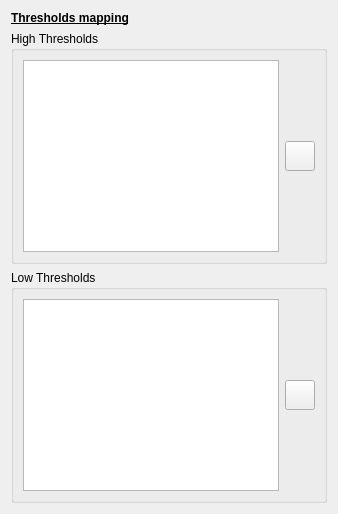
     <widget class="QWidget" name="thresholdsPage">
      <layout class="QVBoxLayout" name="verticalLayout_3">
       <item>
        <widget class="QLabel" name="label_17">
         <property name="font">
          <font>
           <weight>75</weight>
           <bold>true</bold>
           <underline>true</underline>
          </font>
         </property>
         <property name="text">
          <string>Thresholds mapping</string>
         </property>
        </widget>
       </item>
       <item>
        <widget class="QGroupBox" name="groupBox">
         <property name="enabled">
          <bool>true</bool>
         </property>
         <property name="title">
          <string>High Thresholds</string>
         </property>
         <layout class="QHBoxLayout" name="horizontalLayout_18">
          <item>
           <widget class="QTableWidget" name="highThresholdsTableWidget">
            <property name="editTriggers">
             <set>QAbstractItemView::NoEditTriggers</set>
            </property>
            <property name="selectionMode">
             <enum>QAbstractItemView::SingleSelection</enum>
            </property>
            <property name="selectionBehavior">
             <enum>QAbstractItemView::SelectRows</enum>
            </property>
            <property name="showGrid">
             <bool>false</bool>
            </property>
            <property name="gridStyle">
             <enum>Qt::NoPen</enum>
            </property>
            <attribute name="horizontalHeaderVisible">
             <bool>false</bool>
            </attribute>
            <attribute name="horizontalHeaderStretchLastSection">
             <bool>true</bool>
            </attribute>
            <attribute name="verticalHeaderVisible">
             <bool>false</bool>
            </attribute>
            <column>
             <property name="text">
              <string>0</string>
             </property>
            </column>
            <column>
             <property name="text">
              <string>1</string>
             </property>
            </column>
           </widget>
          </item>
          <item>
           <layout class="QVBoxLayout" name="verticalLayout_6">
            <item>
             <spacer name="verticalSpacer_4">
              <property name="orientation">
               <enum>Qt::Vertical</enum>
              </property>
              <property name="sizeHint" stdset="0">
               <size>
                <width>20</width>
                <height>20</height>
               </size>
              </property>
             </spacer>
            </item>
            <item>
             <widget class="QToolButton" name="addHighThresholdToolButton">
              <property name="minimumSize">
               <size>
                <width>30</width>
                <height>30</height>
               </size>
              </property>
              <property name="text">
               <string/>
              </property>
              <property name="iconSize">
               <size>
                <width>20</width>
                <height>20</height>
               </size>
              </property>
             </widget>
            </item>
            <item>
             <spacer name="verticalSpacer_3">
              <property name="orientation">
               <enum>Qt::Vertical</enum>
              </property>
              <property name="sizeHint" stdset="0">
               <size>
                <width>20</width>
                <height>40</height>
               </size>
              </property>
             </spacer>
            </item>
           </layout>
          </item>
         </layout>
        </widget>
       </item>
       <item>
        <widget class="QGroupBox" name="groupBox_2">
         <property name="title">
          <string>Low Thresholds</string>
         </property>
         <layout class="QHBoxLayout" name="horizontalLayout_15">
          <item>
           <widget class="QTableWidget" name="lowThresholdsTableWidget">
            <property name="editTriggers">
             <set>QAbstractItemView::NoEditTriggers</set>
            </property>
            <property name="selectionMode">
             <enum>QAbstractItemView::SingleSelection</enum>
            </property>
            <property name="selectionBehavior">
             <enum>QAbstractItemView::SelectRows</enum>
            </property>
            <property name="showGrid">
             <bool>false</bool>
            </property>
            <attribute name="horizontalHeaderVisible">
             <bool>false</bool>
            </attribute>
            <attribute name="horizontalHeaderStretchLastSection">
             <bool>true</bool>
            </attribute>
            <attribute name="verticalHeaderVisible">
             <bool>false</bool>
            </attribute>
            <column>
             <property name="text">
              <string>0</string>
             </property>
            </column>
            <column>
             <property name="text">
              <string>1</string>
             </property>
            </column>
           </widget>
          </item>
          <item>
           <layout class="QVBoxLayout" name="verticalLayout_7">
            <item>
             <spacer name="verticalSpacer_6">
              <property name="orientation">
               <enum>Qt::Vertical</enum>
              </property>
              <property name="sizeHint" stdset="0">
               <size>
                <width>20</width>
                <height>40</height>
               </size>
              </property>
             </spacer>
            </item>
            <item>
             <widget class="QToolButton" name="addLowThresholdToolButton">
              <property name="minimumSize">
               <size>
                <width>30</width>
                <height>30</height>
               </size>
              </property>
              <property name="text">
               <string/>
              </property>
              <property name="iconSize">
               <size>
                <width>20</width>
                <height>20</height>
               </size>
              </property>
             </widget>
            </item>
            <item>
             <spacer name="verticalSpacer_5">
              <property name="orientation">
               <enum>Qt::Vertical</enum>
              </property>
              <property name="sizeHint" stdset="0">
               <size>
                <width>20</width>
                <height>40</height>
               </size>
              </property>
             </spacer>
            </item>
           </layout>
          </item>
         </layout>
        </widget>
       </item>
      </layout>
     </widget>
